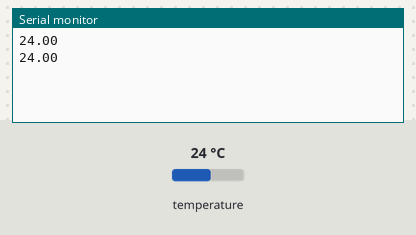
A sketch run on a simulated Arduino Uno, built with avr-gcc and run on an emulated ATmega328P. On the bench: the last lines printed to the serial monitor. The test bench sets the inputs (shaded band); at power-on: temperature 24 °C.

Above: at 1.6 s.
1.7 s: temperature set to 12 °C
At 3.0 s:
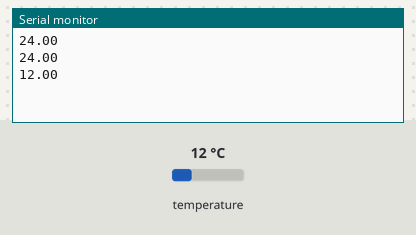
3.2 s: temperature set to 19 °C
At 4.2 s:
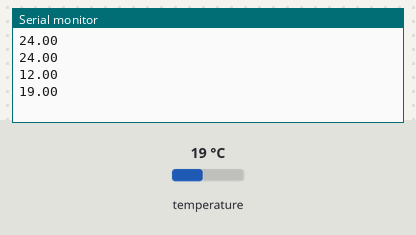
Timing chart, 0 to 6.2 s (numbered marks = the images above; inputs shaded):
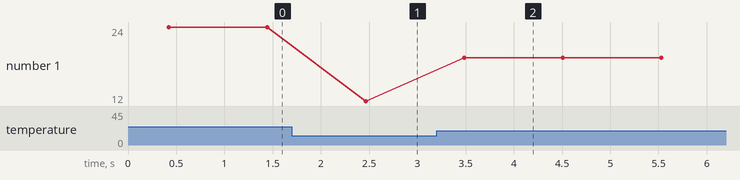

Measured:
- after the input at 1.7 s, the serial monitor: prints a new line after 0.77 s (image 1)
- after the input at 3.2 s, the serial monitor: prints a new line after 0.29 s (image 2)
- plotted number 1: 24 → 12 after the input at 1.7 s, 12 → 19 after the input at 3.2 s

The sketch:

V1-capteurTemperature.ino
```cpp
#include <OneWire.h>

/*Semaine projet Escape Game
  Module 4 : capteur de temperature
  Mougin Léane
  19/02/24
  version 1
*/

/************************Cablage****************************
  +(rouge) -> 3V3
  -(jaune) -> D5
  GND(noir) -> GND
************************************************************/

int pin_sortie = 5; //pin sortie sur D5

//Temperature chip i/o
OneWire ds(pin_sortie);

void setup(void) {
  Serial.begin(9600);
  delay(400);

}

void loop(void) {
  float temperature = getTemp();    //relève la temperature
  Serial.println(temperature);

  delay(1000); //delay toute les 1s

}


float getTemp(){
  //renvoie la temperature en degrés celcius

  byte data[12];
  byte addr[8];

  if ( !ds.search(addr)) {
      //no more sensors on chain, reset search
      ds.reset_search();
      return -1000;
  }

  if ( OneWire::crc8( addr, 7) != addr[7]) {
      Serial.println("CRC n'est pas valide!");
      return -1000;
  }

  if ( addr[0] != 0x10 && addr[0] != 0x28) {
      Serial.print("Le service n'est pas reconnu");
      return -1000;
  }

  ds.reset();
  ds.select(addr);
  ds.write(0x44,1); // start conversion, with parasite power on at the end

  byte present = ds.reset();
  ds.select(addr);
  ds.write(0xBE); // Read Scratchpad


  for (int i = 0; i < 9; i++) { // we need 9 bytes
    data[i] = ds.read();
  }

  ds.reset_search();

  byte MSB = data[1];
  byte LSB = data[0];

  float tempRead = ((MSB << 8) | LSB); //using two's compliment
  float TemperatureSum = tempRead / 16;

  return TemperatureSum;

}
```
